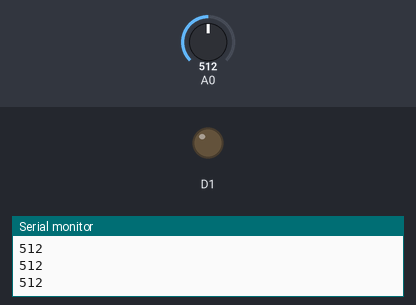
This sketch was run on a simulated ESP8266 (NodeMCU). Parts: output pins drawn as LEDs (lit = HIGH), the last lines printed to the serial monitor. The inputs (shaded band) are chosen by the test bench; at power-on: A0 = 512.

Above: at 1.3 s.
1.4 s: A0 set to 130
2.9 s: A0 set to 111
At 4.0 s:
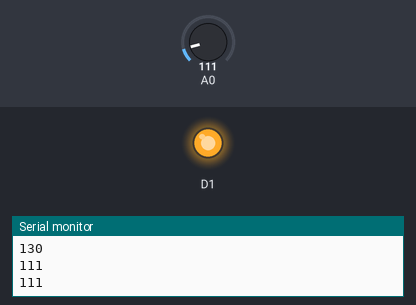
4.5 s: A0 set to 122
At 5.2 s:
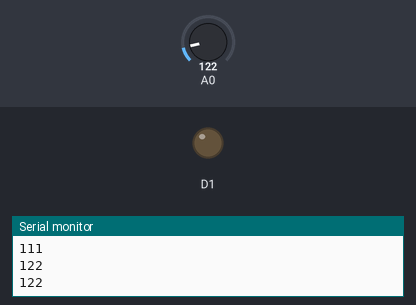
6.0 s: A0 set to 0
At 6.4 s:
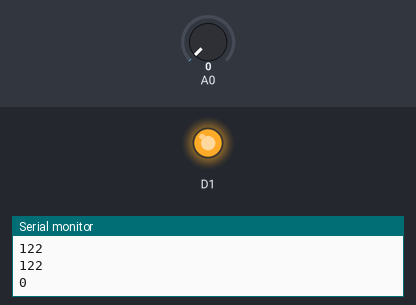
Timing chart, 0 to 8.5 s (numbered marks = the images above; inputs shaded):
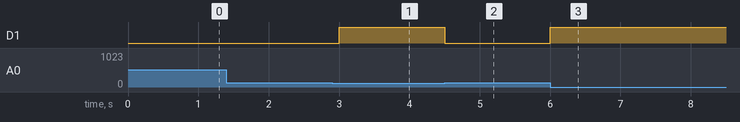

Measured:
- the behaviour switches between 121 and 120 on A0 (found by bisection; images 0 and 1)
- after the input at 2.9 s, D1: LOW → HIGH after 0.10 s
- after the input at 4.5 s, D1: HIGH → LOW at once
- after the input at 6.0 s, D1: LOW → HIGH at once

The sketch:

foco_quemado.ino
```cpp
void setup() {
  pinMode(A0, INPUT);
  pinMode(D1, OUTPUT);

  Serial.begin(9600);
  Serial.println("Fotorresistencia");
}

void loop() {
  int photoceldaValue = analogRead(A0);

  Serial.println(photoceldaValue);
  if (photoceldaValue <= 120) {
    digitalWrite(D1, HIGH);
  } else {
    digitalWrite(D1, LOW);
  }

  delay(500);
}
```
